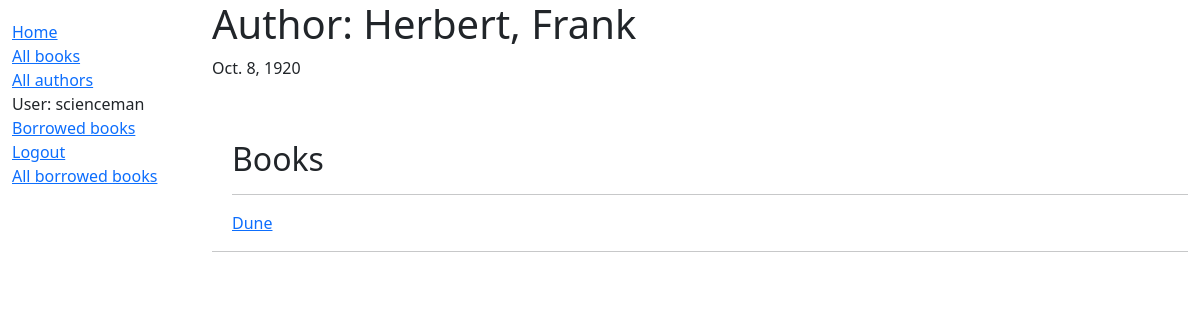
The app's page /catalog/author/3 (signed in), older data.
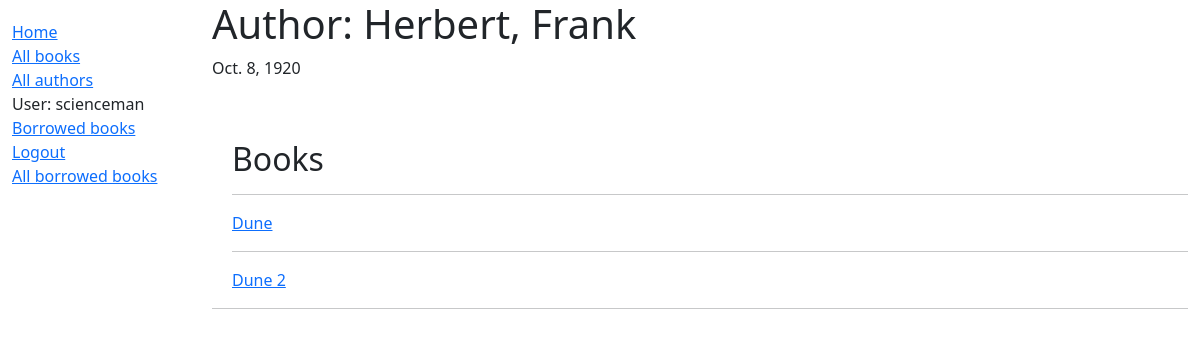
The same page, newer data.
### catalog/models.py (models this page shows, shortened)
class Book(models.Model):
    title = models.CharField(max_length=200)
    author = models.ForeignKey('Author', on_delete=models.SET_NULL, null=True)
    summary = models.TextField(max_length=1000, help_text="Enter a brief description of the book", blank=True)
    isbn = models.CharField('ISBN', max_length=13, help_text='13 Character <a href="https://www.isbn-international.org/content/what-isbn">ISBN number</a>')
    genre = models.ManyToManyField(Genre, help_text="Select a genre for this book")
    language = models.ForeignKey('Language', on_delete=models.SET_NULL, null=True)

### catalog/views.py (the view)
# urls.py: path('author/<int:pk>', views.AuthorDetailView.as_view(), name='author-detail'),
class AuthorDetailView(generic.DetailView):
    model = Author

### catalog/models.py (called while the page is built)
    def __str__(self):
        return '%s, %s' % (self.last_name, self.first_name)

### catalog/templates/catalog/author_detail.html (shortened to what this page needs)
{% extends "base_generic.html" %}
{% block content %}
  <h1>Author: {{ author }}</h1>
  <p>{{ author.date_of_birth }}</p>
  <br>
  <div style="margin-left: 20px; margin-top: 20px;">
    <h2>Books</h2>
    {% for book in author.book_set.all %}
    <hr>
    <p><a href="{% url 'book-detail' book.pk %}">{{ book.title }}</a></p>
    {% endfor %}
  </div>
  <hr>
{% endblock %}

Row changes from the older to the newer data that the page shows:
added Book: title "Dune 2"
